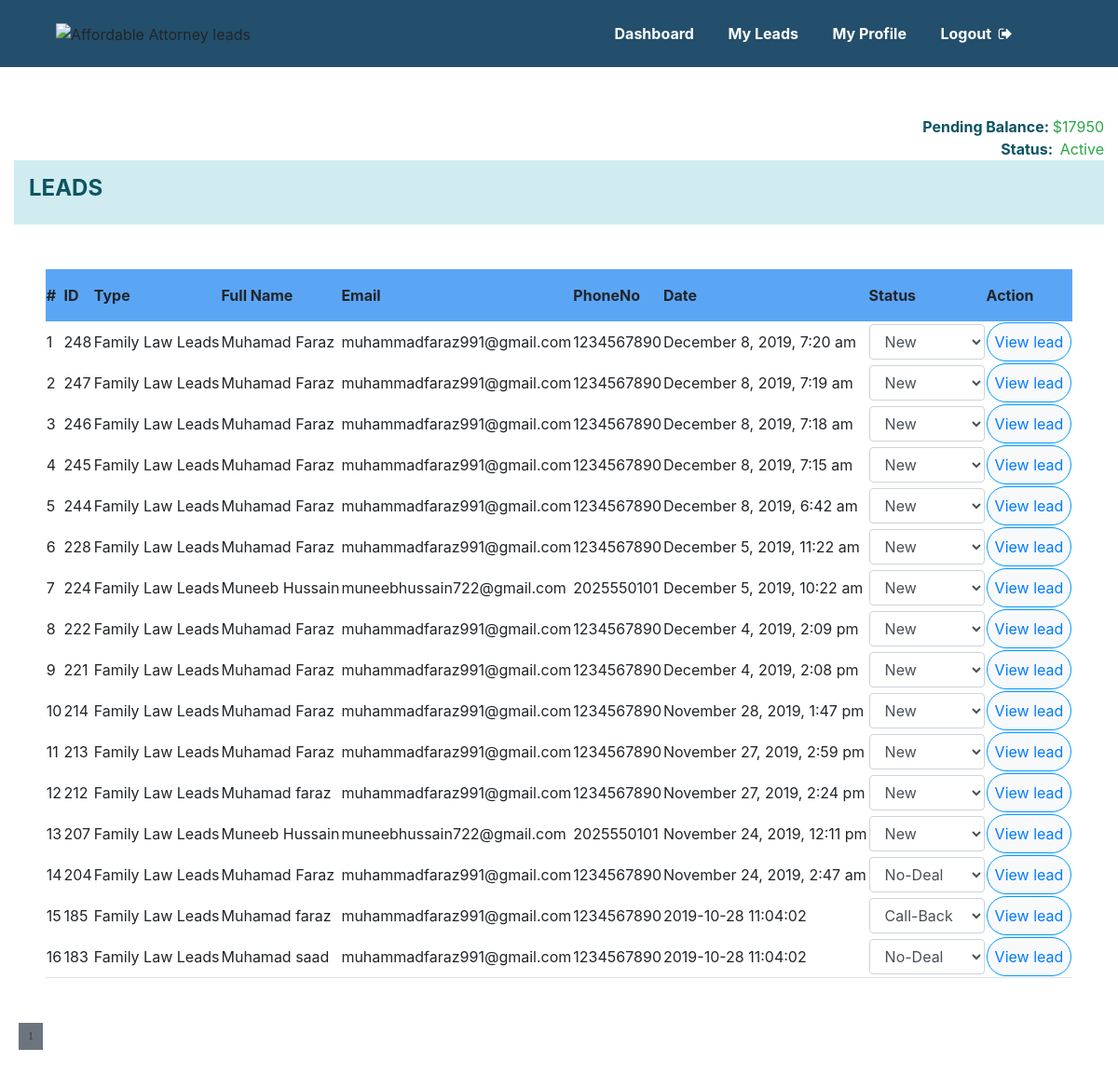
The page /lawyer/app/display-leads (signed in) on the database its author committed.
### tables this page shows
CREATE TABLE `lawyer_profile` (
  `id` int(11) NOT NULL,
  `active` tinyint(1) NOT NULL,
  `idhash` varchar(100) NOT NULL,
  `Name` varchar(70) NOT NULL,
  `Organization` varchar(25) NOT NULL,
  `Email` varchar(255) NOT NULL,
  `Password` varchar(100) NOT NULL,
  `access_code` text NOT NULL,
  `Contact` varchar(20) NOT NULL,
  `state` varchar(100) NOT NULL,
  `city2` varchar(100) NOT NULL,
  `city3` varchar(100) NOT NULL,
  `city4` varchar(100) NOT NULL,
  `Zipcode` int(5) NOT NULL,
  `Leads` int(100) NOT NULL,
  `total_Leads` int(100) NOT NULL,
  `PendingBalance` int(100) NOT NULL,
  `DummyLeads` int(100) NOT NULL,
  `Picture` varchar(120) NOT NULL,
  `Catogory` varchar(255) NOT NULL,
  `Catogory2` varchar(30) NOT NULL,
  `Catogory3` varchar(30) NOT NULL,
  `Catogory4` varchar(30) NOT NULL,
  `Description` longtext NOT NULL,
  `subject` text NOT NULL,
  `detail` longtext NOT NULL,
  `smsstatus` varchar(1) NOT NULL
);

CREATE TABLE `lawyer_invoice` (
  `id` int(11) NOT NULL,
  `LawyerID` int(11) NOT NULL,
  `LawyerName` varchar(200) NOT NULL,
  `TransactionID` int(100) NOT NULL,
  `ClientID` int(100) NOT NULL,
  `EntityType` varchar(100) NOT NULL,
  `EntityID` int(100) NOT NULL,
  `Name` varchar(100) NOT NULL,
  `Email` varchar(200) NOT NULL,
  `Phone` varchar(15) NOT NULL,
  `Division` varchar(100) NOT NULL,
  `Amount` int(100) NOT NULL,
  `Type` varchar(100) NOT NULL,
  `Description` varchar(250) NOT NULL,
  `Invoice` int(100) NOT NULL,
  `Created` varchar(30) NOT NULL,
  `status` varchar(25) NOT NULL
);

### lawyer/app/display_leads_lawyer.php (the view, shortened to what this page needs)
<?php
if(strlen($_SESSION['Lawyerlogin'])==0)
	{
header('location:login');
}
else{
    ?>
<!DOCTYPE html>
<html lang="en">
<head>
	<link href="style sheet/pagination.css" rel="stylesheet" type="text/css" />
<?php include "libs.php"; ?>
</head>
<body class="bg-white">
<?php include_once "dashboard_header.php";
$id=$_SESSION['id'];
$database=new Database();
$db = $database->getConnection();
$limit = 50;
$qu = "SELECT * from  lawyer_invoice where LawyerID = $id";
$s = $db->prepare($qu);
$s->execute();
$total_results = $s->rowCount();
$total_pages = ceil($total_results/$limit);
?>
<section class="container-fluid text-left text-black pt-1 pb-5" style="margin-top:120px;">
    <?php include_once"balance_status.php" ?>
    <span class=" d-block p-3" style="background-color:#d1ecf1; color:#0c5460;">
        <h4 class="text-left font-weight-bold">LEADS </h4>
    </span>
        <center>
        <div class="mt-4 font-weight-medium">
            <table id="zctb" class="dashboard_table mt-5 border-bottom mb-5 table-hover">
                <thead>
                    <tr style="background-color:#5ba5f5;">
                        <th class="pb-3 pt-3 font-weight-bold xs_texts"> #</th>
                        <th class="pb-3 pt-3 font-weight-bold xs_texts">ID</th>
                        <th class="pb-3 pt-3 font-weight-bold xs_texts">Type</th>
                        <th class="pb-3 pt-3 font-weight-bold xs_texts">Full Name</th>
                        <th class="pb-3 pt-3 font-weight-bold xs_texts">Email</th>
                        <th class="pb-3 pt-3 font-weight-bold xs_texts">PhoneNo</th>
                        <th class="pb-3 pt-3 font-weight-bold xs_texts">Date</th>
                        <th class="pb-3 pt-3 font-weight-bold xs_texts">Status</th>
                        <th class="pb-3 pt-3 font-weight-bold xs_texts">Action</th>
                    </tr>
                </thead>
                <tbody>
                	 <?php
						 $database=new Database();
						 $db = $database->getConnection();
						 $id=$_SESSION['id'];
						 $sql = "SELECT * from  lawyer_invoice where LawyerID = $id order by id desc";
						 $query = $db -> prepare($sql);
						 $query->execute();
						 $results=$query->fetchAll(PDO::FETCH_OBJ);
						 $cnt=1;
						 if($query->rowCount() > 0)
						 {
							 foreach($results as $result)
							 {
								$opt=htmlentities($result->status);
					?>
                    <tr>
                        <td class="table_data xs_texts"><?php echo htmlentities($cnt);?></td>
                        <td class="table_data xs_texts"><?php echo htmlentities($result->ClientID);?></td>
                        <td class="table_data xs_texts"><?php echo htmlentities($result->EntityType);?></td>
                        <td class="table_data xs_texts"><?php echo htmlentities($result->Name);?></td>
                        <td class="table_data xs_myid xs_texts"><?php echo htmlentities($result->Email);?></td>
                        <td class="table_data xs_texts"><?php echo htmlentities($result->Phone);?></td>
                        <td class="table_data mydate xs_texts"><?php echo htmlentities($result->Created);?></td>
                        <td class="table_data">
                        	<select class="status form-control xxs_texts">
                                <option value="New" <?php if($opt=="New") echo 'selected="selected"'; ?> class="opt1">
                                	New
                                </option>
                                <option value="NoDeal" <?php if($opt=="NoDeal") echo 'selected="selected"'; ?> >
                                	No-Deal
                                </option>
                                <option value="CallBack" <?php if($opt=="CallBack") echo 'selected="selected"'; ?>>
                                	Call-Back
                                </option>
							</select>
                        </td>
                        <td class="table_data">
                        	<button class=" btn bg-light xxs_texts p-0" style="border-radius:45px; border-color:#0099FF;">
                            	<a class="nav-link p-2" href="view_lead_new.php?id=<?php echo htmlentities($result->ClientID);?>">View lead</a>
                            </button>
                        </td>
                    </tr>
                    <?php $cnt=$cnt+1; }} ?>
                </tbody>
            </table>
            <?php
            for ($page=1; $page <= $total_pages ; $page++):?>
			<div id='pagingg' >
            <ul class="pagination">
            <li class="current">
            <a href='<?php echo "?page=$page"; ?>' class="nav-link text-dark bg-secondary" >
            <?php  echo $page; ?>
            </a>
            </li>
<?php endfor; ?>
</ul>
</div>
        </div>
        </center>
</section>
</body>
</html>
<?php } ?>

### lawyer/app/libs.php (shortened to what this page needs)
<link rel="stylesheet" href="https://maxcdn.bootstrapcdn.com/bootstrap/4.3.1/css/bootstrap.min.css">
<link rel="stylesheet" href="https://cdnjs.cloudflare.com/ajax/libs/font-awesome/5.10.2/css/all.css">
<link rel="stylesheet" href="https://cdnjs.cloudflare.com/ajax/libs/font-awesome/4.7.0/css/font-awesome.min.css">
<link rel="stylesheet" href="https://affordableattorneyleads.com/style sheet/css1_new.css?v=12">

### lawyer/app/dashboard_header.php (shortened to what this page needs)
<nav class="headnav navbar navbar-expand-sm navbar-expand-xl navbar-dark fixed-top animated slideInDown" style="background-color:#234f6c !important;" >
    <div class="container  ">
        <div class=" col-lg-3 col-md-4 col-sm-3 col-6 ">
        	<img class="logo images" src="https://affordableattorneyleads.com/Image/attorney_dashboard.png" alt="Affordable Attorney leads" />
        </div>
        <div class="collapse navbar-collapse mr-5" id="navid">
            <ul class="navh navbar-nav text-center ml-auto">
            	<li class="nav-item"><a class="nav-link font-weight-bold header_dashboard text-white p-3"  href="dashboard">Dashboard</a></li>&nbsp
                <li class="nav-item"><a class="nav-link font-weight-bold header_dashboard text-white p-3"  href="display-leads">My Leads</a></li>&nbsp
                <li class="nav-item"><a class="nav-link font-weight-bold header_dashboard text-white p-3"  href="update-profile">My Profile</a></li>&nbsp
                <li class="nav-item"><a class="nav-link font-weight-bold header_dashboard text-white p-3"  href="logout">Logout&nbsp <div class="fa fa-sign-out"></div></a></li>&nbsp
            </ul>
        </div>
    </div>
</nav>

### lawyer/app/balance_status.php (shortened to what this page needs)
<?php
$database=new Database();
$db = $database->getConnection();
$id=$_SESSION['id'];
 $sql ="SELECT * FROM lawyer_profile WHERE  id=:id";
 $query = $db->prepare($sql);
$query-> bindParam(':id', $id, PDO::PARAM_STR);
 $query->execute();
 $results=$query->fetchAll(PDO::FETCH_OBJ);
 if($query->rowCount() > 0)
 {
     foreach($results as $result){
         $pending=htmlentities($result->PendingBalance);
     }
 }
?>
<div class="text-right font-weight-bold" style="color:#0c5460;">
    <p class=" m-0">
        Pending Balance: <b class="text-success font-weight-normal">$<?php echo $pending?></b> <br />
    </p>
    <p class=" m-0">
        Status:&nbsp;
        <b class="font-weight-normal text-success"  id="color1">
            <?php
                echo "Active";
            ?>
        </b>
    </p>
</div>

### lawyer/style sheet/pagination.css (style rules this page uses)
#pagingg ul.pagination { margin:0px; padding:0px; height:100%; overflow:hidden; font:12px 'Tahoma'; list-style-type:none; }
#pagingg ul.pagination li { float:left; margin:0px; padding:0px; margin-left:5px; }
#pagingg ul.pagination li a { color:black; display:block; text-decoration:none; padding:7px 10px 7px 10px; }

### rows shown on the page
lawyer_profile: PendingBalance "17950"
lawyer_invoice: ClientID "248", EntityType "Family Law Leads", Name "Muhamad Faraz", Email "muhammadfaraz991@gmail.com", Phone "1234567890", Created "December 8, 2019, 7:20 am"
lawyer_invoice: ClientID "247", EntityType "Family Law Leads", Name "Muhamad Faraz", Email "muhammadfaraz991@gmail.com", Phone "1234567890", Created "December 8, 2019, 7:19 am"
lawyer_invoice: ClientID "246", EntityType "Family Law Leads", Name "Muhamad Faraz", Email "muhammadfaraz991@gmail.com", Phone "1234567890", Created "December 8, 2019, 7:18 am"
lawyer_invoice: ClientID "245", EntityType "Family Law Leads", Name "Muhamad Faraz", Email "muhammadfaraz991@gmail.com", Phone "1234567890", Created "December 8, 2019, 7:15 am"
lawyer_invoice: ClientID "244", EntityType "Family Law Leads", Name "Muhamad Faraz", Email "muhammadfaraz991@gmail.com", Phone "1234567890", Created "December 8, 2019, 6:42 am"
lawyer_invoice: ClientID "228", EntityType "Family Law Leads", Name "Muhamad Faraz", Email "muhammadfaraz991@gmail.com", Phone "1234567890", Created "December 5, 2019, 11:22 am"
lawyer_invoice: ClientID "224", EntityType "Family Law Leads", Name "Muneeb Hussain", Email "muneebhussain722@gmail.com", Phone "2025550101", Created "December 5, 2019, 10:22 am"
lawyer_invoice: ClientID "222", EntityType "Family Law Leads", Name "Muhamad Faraz", Email "muhammadfaraz991@gmail.com", Phone "1234567890", Created "December 4, 2019, 2:09 pm"
lawyer_invoice: ClientID "221", EntityType "Family Law Leads", Name "Muhamad Faraz", Email "muhammadfaraz991@gmail.com", Phone "1234567890", Created "December 4, 2019, 2:08 pm"
lawyer_invoice: ClientID "214", EntityType "Family Law Leads", Name "Muhamad Faraz", Email "muhammadfaraz991@gmail.com", Phone "1234567890", Created "November 28, 2019, 1:47 pm"
lawyer_invoice: ClientID "213", EntityType "Family Law Leads", Name "Muhamad Faraz", Email "muhammadfaraz991@gmail.com", Phone "1234567890", Created "November 27, 2019, 2:59 pm"
lawyer_invoice: ClientID "212", EntityType "Family Law Leads", Name "Muhamad faraz", Email "muhammadfaraz991@gmail.com", Phone "1234567890", Created "November 27, 2019, 2:24 pm"
lawyer_invoice: ClientID "207", EntityType "Family Law Leads", Name "Muneeb Hussain", Email "muneebhussain722@gmail.com", Phone "2025550101", Created "November 24, 2019, 12:11 pm"
lawyer_invoice: ClientID "204", EntityType "Family Law Leads", Name "Muhamad Faraz", Email "muhammadfaraz991@gmail.com", Phone "1234567890", Created "November 24, 2019, 2:47 am", status "No-Deal"
lawyer_invoice: ClientID "185", EntityType "Family Law Leads", Name "Muhamad faraz", Email "muhammadfaraz991@gmail.com", Phone "1234567890", Created "2019-10-28 11:04:02", status "Call-Back"
lawyer_invoice: ClientID "183", EntityType "Family Law Leads", Name "Muhamad saad", Email "muhammadfaraz991@gmail.com", Phone "1234567890", Created "2019-10-28 11:04:02", status "No-Deal"
